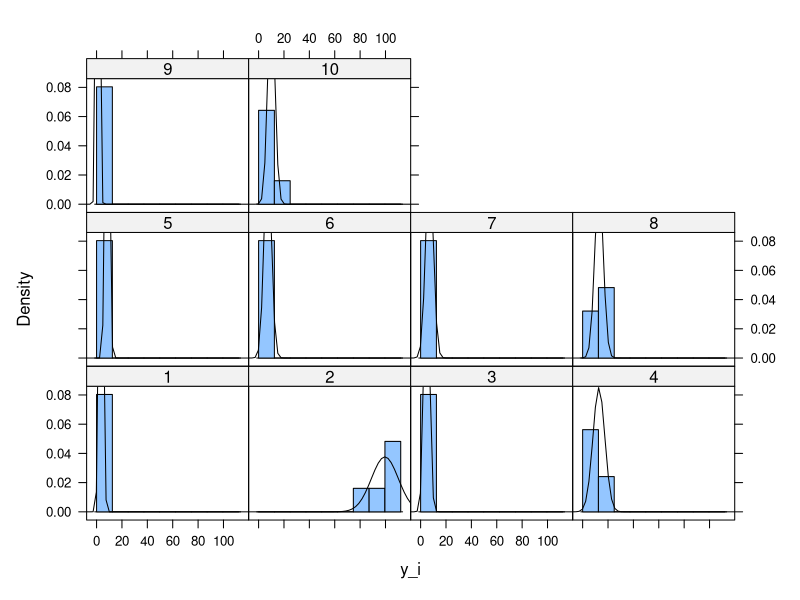

R code for this plot:
Use_REML = TRUE


############
# Generalized linear mixed model
############
library(lme4)

###### Simulate data
# Parameters
Nsite = 10
Nobs_per_site = 10
Site_logMean = log(10)
Site_logSd = 1

# Bookkeeping
s_i = rep( 1:Nsite, each=Nobs_per_site)
s_i = factor(s_i, levels = 1:10)

# Simulation
z_s = rnorm( Nsite, mean=0, sd=Site_logSd )
Mean_s = exp( Site_logMean + z_s )
y_i = rpois( Nsite*Nobs_per_site, lambda=Mean_s[s_i] )

# Plot data
library(lattice)
histogram( ~ y_i | s_i, breaks=seq( min(y_i), max(y_i), length=10), type="density", panel=function(x,...){ panel.histogram(x, ...); panel.mathdensity(dmath=dnorm, col="black", args = list(mean=mean(x),sd=sd(x))) } )      #

###### Fit using R
# No site level (Not recommended)
GLM = glm( y_i ~ 1, family="poisson")
print( summary(GLM) )

# Using fixed effects (Not recommended)
GLM = glm( y_i ~ 0 + s_i, family="poisson" )
print( summary(GLM) )

# Using mixed effects (Recommended)
library(lme4)
GLMM = glmer( y_i ~ 1 + (1 | s_i), family="poisson" )
print( summary(GLMM) )

####################
# Fit using RTMB
####################
